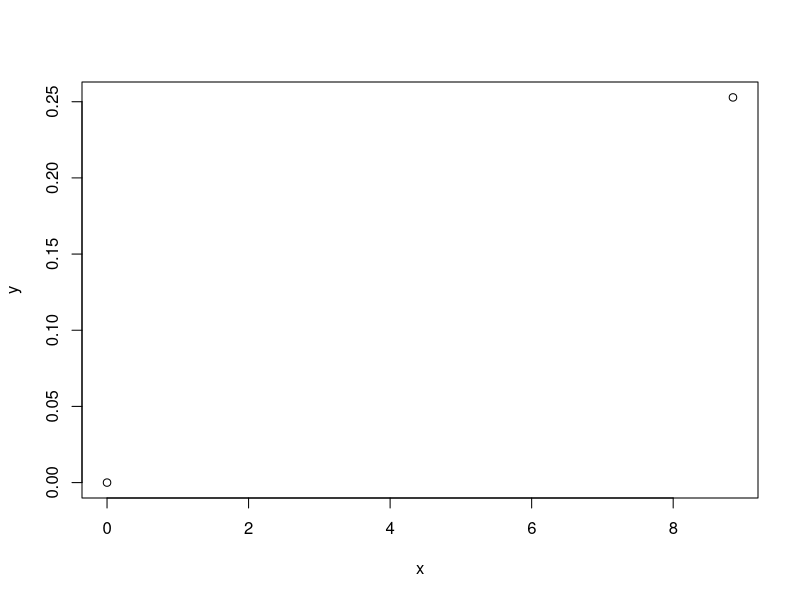

Reproduce this figure in R.
#this script calculates fish abundance data from minnow traps using mark/recapture -- purpose is to get some sort of conversion factor from CPUE to density
#Patrick Kelly
#29 August 2014

#load fish data
setwd('~/Zoop-Fitness-Model/data/fish 2014/csv')

minnow<-read.csv('Monitoring.Minnow.2014.csv') 

#use just HB data on and beyond 6/11/14
#first add julian date
minnow$jDate<-strptime(minnow$datesample,'%Y-%m-%d')$yday+1

#clean up data, use only HB data after day 162
minnowHB<-minnow[minnow$Lake_ID=='HB' & minnow$jDate>=162,]

#make a vector of the usable dates
dates<-unique(minnowHB$jDate)

M<-nrow(minnowHB[minnowHB$jDate==dates[1] & minnowHB$Clip_apply==1,])
N<-c()
for(i in 2:length(dates)){
	C<-nrow(minnowHB[minnowHB$jDate==dates[i],])
	m<-M[i-1]
	R<-nrow(minnowHB[minnowHB$jDate==dates[i] & !is.na(minnowHB$Clip_recap==1),])
	n<-(C*m)/R
	N<-c(N,n)
	newM<-nrow(minnowHB[minnowHB$jDate==dates[i] & minnowHB$Clip_apply==1,])
	M<-c(M,M+newM)
}#N is in total abundance - need to convert that to fish/m3
N<-N/27000 #=the volume of HB in m3

#calculate average CPUE for HB
CPUE<-c()
for(i in 1:length(dates)){
	catch<-nrow(minnowHB[minnowHB$jDate==dates[i],])
	effort<-mean(minnowHB$Effort[minnowHB$jDate==dates[i]])
	CPUE[i]<-catch/effort
}

#plot 0,0 and CPUE,N to figure out y=CPUEx conversion to get density
x<-c(0,mean(CPUE))
y<-c(0,N[1])
plot(x,y)
summary(lm(y~x)) #density=0.02859*CPUE